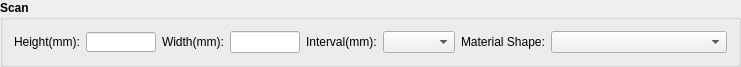
     <widget class="QGroupBox" name="groupBoxScan">
      <property name="geometry">
       <rect>
        <x>10</x>
        <y>10</y>
        <width>741</width>
        <height>64</height>
       </rect>
      </property>
      <property name="font">
       <font>
        <weight>75</weight>
        <bold>true</bold>
       </font>
      </property>
      <property name="title">
       <string>Scan</string>
      </property>
      <layout class="QHBoxLayout" name="horizontalLayout_23">
       <item>
        <layout class="QHBoxLayout" name="horizontalLayout_4">
         <item>
          <widget class="QLabel" name="labelScanHeight_2">
           <property name="font">
            <font>
             <weight>50</weight>
             <bold>false</bold>
            </font>
           </property>
           <property name="text">
            <string>Height(mm):</string>
           </property>
          </widget>
         </item>
         <item>
          <widget class="QLineEdit" name="lineEditScanHeight">
           <property name="sizePolicy">
            <sizepolicy hsizetype="Fixed" vsizetype="Fixed">
             <horstretch>0</horstretch>
             <verstretch>0</verstretch>
            </sizepolicy>
           </property>
           <property name="maximumSize">
            <size>
             <width>70</width>
             <height>20</height>
            </size>
           </property>
           <property name="font">
            <font>
             <weight>50</weight>
             <bold>false</bold>
            </font>
           </property>
           <property name="toolTip">
            <string>Valid range: 50mm~500mm - Increment: 10mm</string>
           </property>
           <property name="toolTipDuration">
            <number>1000</number>
           </property>
           <property name="statusTip">
            <string notr="true">Height of scan area. Valid range: 50mm~500mm - Increment: 10mm</string>
           </property>
           <property name="maxLength">
            <number>3</number>
           </property>
           <property name="frame">
            <bool>true</bool>
           </property>
           <property name="alignment">
            <set>Qt::AlignRight|Qt::AlignTrailing|Qt::AlignVCenter</set>
           </property>
           <property name="cursorMoveStyle">
            <enum>Qt::VisualMoveStyle</enum>
           </property>
           <property name="clearButtonEnabled">
            <bool>false</bool>
           </property>
          </widget>
         </item>
        </layout>
       </item>
       <item>
        <layout class="QHBoxLayout" name="horizontalLayout_2">
         <item>
          <widget class="QLabel" name="labelScanWidth_2">
           <property name="font">
            <font>
             <weight>50</weight>
             <bold>false</bold>
            </font>
           </property>
           <property name="text">
            <string>Width(mm):</string>
           </property>
          </widget>
         </item>
         <item>
          <widget class="QLineEdit" name="lineEditScanWidth">
           <property name="sizePolicy">
            <sizepolicy hsizetype="Fixed" vsizetype="Fixed">
             <horstretch>0</horstretch>
             <verstretch>0</verstretch>
            </sizepolicy>
           </property>
           <property name="maximumSize">
            <size>
             <width>70</width>
             <height>22</height>
            </size>
           </property>
           <property name="font">
            <font>
             <weight>50</weight>
             <bold>false</bold>
            </font>
           </property>
           <property name="toolTip">
            <string>Valid range: 50mm~500mm - Increment: 10mm</string>
           </property>
           <property name="statusTip">
            <string>Width of scan area. Valid range: 50mm~500mm - Increment: 10mm</string>
           </property>
           <property name="maxLength">
            <number>3</number>
           </property>
           <property name="alignment">
            <set>Qt::AlignRight|Qt::AlignTrailing|Qt::AlignVCenter</set>
           </property>
          </widget>
         </item>
        </layout>
       </item>
       <item>
        <layout class="QHBoxLayout" name="horizontalLayout_7">
         <item>
          <widget class="QLabel" name="labelScanInterval_3">
           <property name="font">
            <font>
             <weight>50</weight>
             <bold>false</bold>
            </font>
           </property>
           <property name="text">
            <string>Interval(mm):</string>
           </property>
          </widget>
         </item>
         <item>
          <widget class="QComboBox" name="enumScanInterval">
           <property name="font">
            <font>
             <weight>50</weight>
             <bold>false</bold>
            </font>
           </property>
          </widget>
         </item>
        </layout>
       </item>
       <item>
        <layout class="QHBoxLayout" name="horizontalLayout_8">
         <item>
          <widget class="QLabel" name="labelMaterialShape">
           <property name="font">
            <font>
             <weight>50</weight>
             <bold>false</bold>
            </font>
           </property>
           <property name="text">
            <string>Material Shape:</string>
           </property>
          </widget>
         </item>
         <item>
          <widget class="QComboBox" name="enumMaterialShape">
           <property name="sizePolicy">
            <sizepolicy hsizetype="Expanding" vsizetype="Fixed">
             <horstretch>0</horstretch>
             <verstretch>0</verstretch>
            </sizepolicy>
           </property>
           <property name="font">
            <font>
             <weight>50</weight>
             <bold>false</bold>
            </font>
           </property>
          </widget>
         </item>
        </layout>
       </item>
      </layout>
     </widget>
